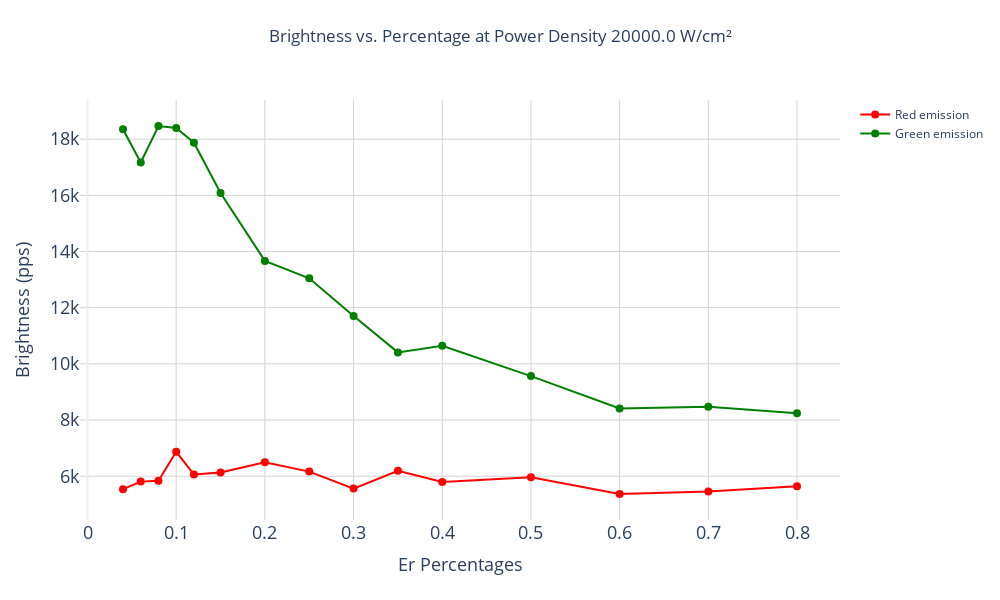

Source (notebook cell):
### Code cell
from OptimalPercentage import SinglePowerDensityPlot


# available power densities
available_power_densities = sorted({k for subdict in mydata.values() for k in subdict.keys()})
print(f'Available power densities: {available_power_densities}')

# select a power density
selected_power_density = float(input(f'Input a power density from the above options: '))

# single power density plot
single_plot = SinglePowerDensityPlot(mydata, selected_power_density)
single_plot.generate_plot(output_file='single_power_density_plot.html')

### Figure 1 — Plotly figure (JSON) as saved in the notebook; plotly's stock layout.template omitted (floating-point values rounded to 4 significant figures)
{"data": [{"line": {"color": "red"}, "marker": {"size": 8}, "mode": "lines+markers", "name": "Red emission", "type": "scatter", "x": [0.04, 0.06, 0.08, 0.1, 0.12, 0.15, 0.2, 0.25, 0.3, 0.35, 0.4, 0.5, 0.6, 0.7, 0.8], "y": [5541.0, 5809.0, 5841.0, 6871.0, 6062.0, 6135.0, 6496.0, 6166.0, 5560.0, 6197.0, 5795.0, 5964.0, 5369.0, 5461.0, 5644.0]}, {"line": {"color": "green"}, "marker": {"size": 8}, "mode": "lines+markers", "name": "Green emission", "type": "scatter", "x": [0.04, 0.06, 0.08, 0.1, 0.12, 0.15, 0.2, 0.25, 0.3, 0.35, 0.4, 0.5, 0.6, 0.7, 0.8], "y": [18350.0, 17170.0, 18470.0, 18390.0, 17870.0, 16080.0, 13670.0, 13050.0, 11700.0, 10410.0, 10650.0, 9566.0, 8416.0, 8475.0, 8245.0]}], "layout": {"height": 600, "title": {"text": "Brightness vs. Percentage at Power Density 20000.0 W/cm²", "x": 0.5, "y": 0.95}, "width": 1000, "xaxis": {"gridcolor": "lightgrey", "showgrid": true, "tickfont": {"size": 18}, "title": {"font": {"size": 18}, "text": "Er Percentages"}, "type": "linear"}, "yaxis": {"gridcolor": "lightgrey", "showgrid": true, "tickfont": {"size": 18}, "title": {"font": {"size": 18}, "text": "Brightness (pps)"}, "type": "linear"}}}
